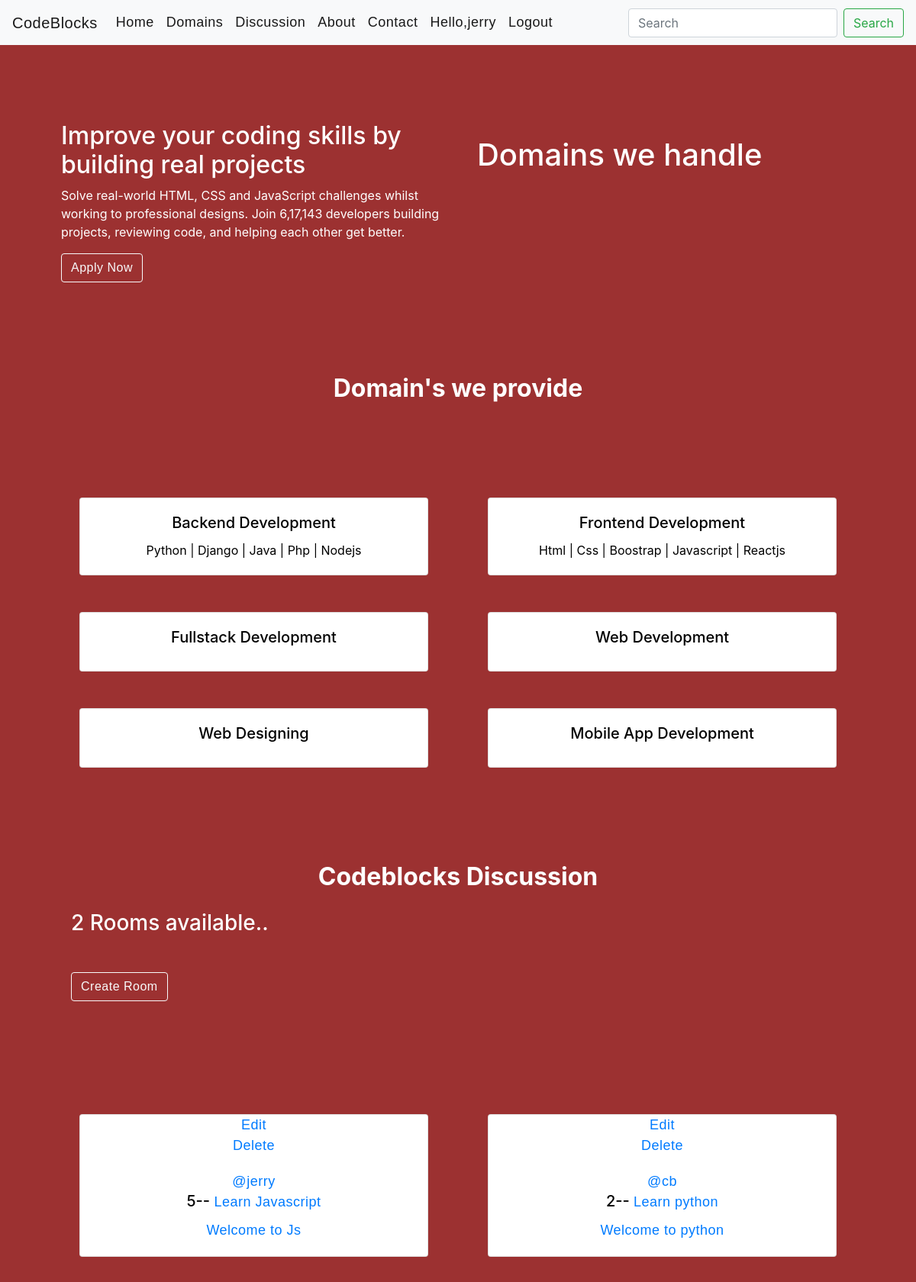
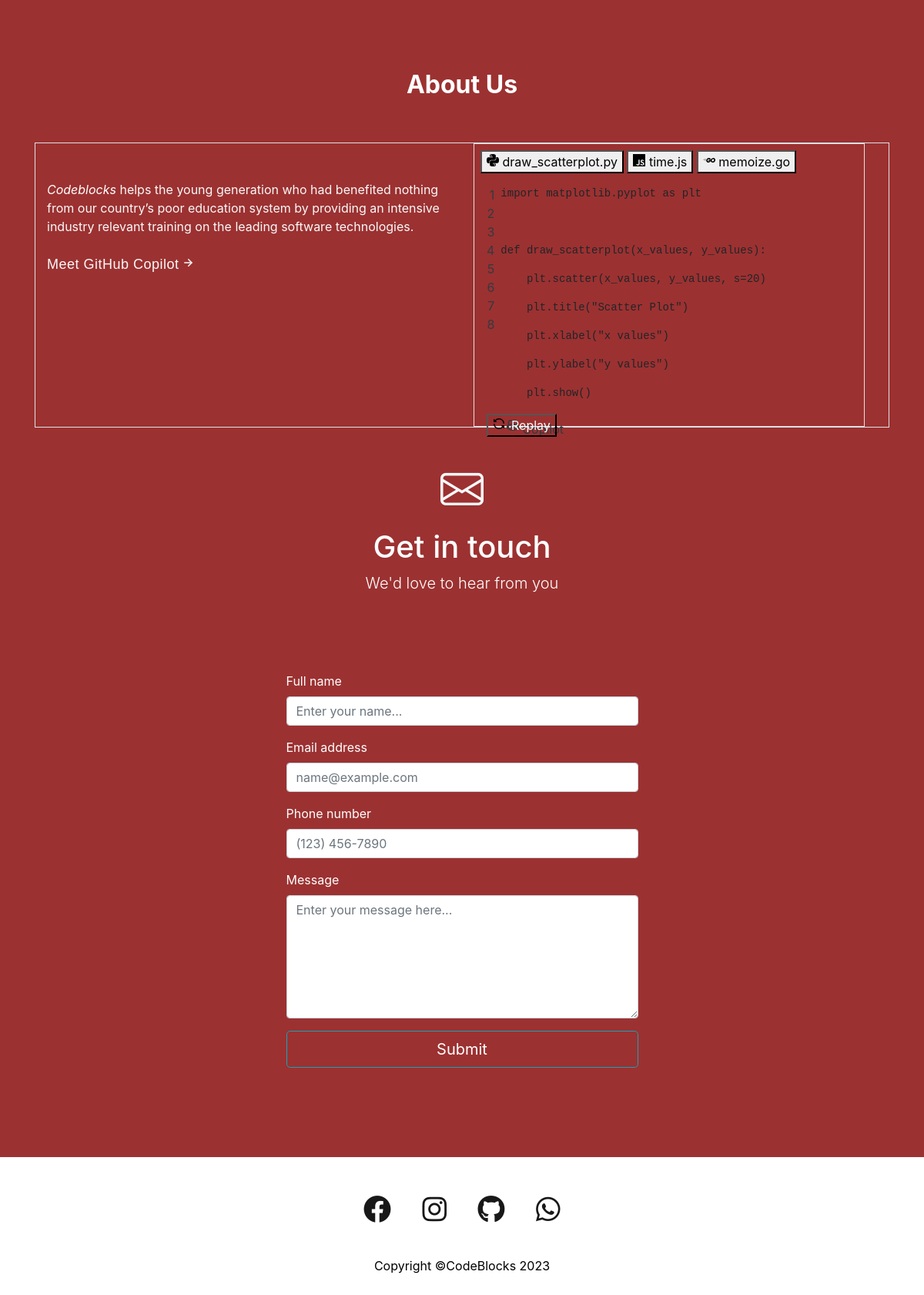
/ (signed in), run on the app's committed database (2 pictures, top to bottom).
### cbapp/models.py (models this page shows, shortened)
class Domain(models.Model):
    d_name = models.CharField(max_length=200)
    d_desc = models.TextField(null=True,blank=True)

class Room(models.Model):
    host = models.ForeignKey(User,on_delete=models.SET_NULL,null=True)
    topic = models.ForeignKey(Topic,on_delete=models.SET_NULL,null=True)
    name = models.CharField(max_length=200)
    desc = models.TextField(null=True , blank=True)
    participants = models.ManyToManyField(User,related_name='participants', blank=True)
    updated = models.DateTimeField(auto_now=True)
    created = models.DateTimeField(auto_now_add=True)
    class Meta:
        ordering=['-updated' , '-created']

### cbapp/views.py (the view)
# urls.py: path('',views.home,name='home'),
def home(request):
    domain = Domain.objects.all()
    rooms=Room.objects.all()
    topics=Topic.objects.all()
    room_count = rooms.count()
    context={'rooms':rooms,'topics':topics,'room_count':room_count,'domain':domain}
    return render(request,"cbapp/home.html",context)

### cbapp/templates/cbapp/home.html (shortened to what this page needs)
{% extends 'base.html' %}
{% block content %}
<div class="container">
    <div class="row" id="home-link">
        <div class="col-md-6">
            <h2>Improve your coding skills by building real projects</h2>
            <div>
                <p>Solve real-world HTML, CSS and JavaScript challenges whilst working to professional designs. Join 6,17,143 developers building projects, reviewing code, and helping each other get better.</p>
                <a id="apply-btn"  class="btn btn-outline-light" href="">Apply Now</a>
            </div>
        </div>
        <div class="col-md-6">
            <div class="domain-handle">
                <h1>Domains we handle</h1>
            </div>
        </div>
    </div>
</div>
<section>
    <div class="container" id="domains">
        <h2 class="text-center" style="margin-top:100px;"><strong>Domain's we provide</strong></h2>
        <div id="domaintext-color" class="row">
            {% for d in domain %}
            <div class="col-md-6">
                <div class="card text-center m-4">
                    <div class="card-body ">
                      <h5 class="card-title">{{d.d_name}}</h5>
                      <p class="card-text">{{d.d_desc}}</p>
                    </div>
                </div>
            </div>
            {% endfor %}
        </div>
</div>
<section class="discussion-section">
            <div class="container" id="discussion">
                <h2 class="text-center" style="margin-top:100px;"><strong>Codeblocks Discussion</strong></h2>
                <h3 class="rooms-available mx-5 my-4">{{room_count}} Rooms available..</h3>
                <h3><a class="btn btn-outline-light mx-5 my-4 mr-sm-6" href="{% url 'create-room' %}">Create Room</a></h3>
                <div id="domaintext-color" class="row">
                    {% for r in rooms  %}
                    <div class="col-md-6">
                        <div class="card text-center m-4">
                            <a  href="{% url 'update-room' r.id %}">Edit</a>
                            <a href="{% url 'delete-room' r.id %}">Delete</a>
                            <div class="card-body ">
                                <a href="">@{{r.host.username}}</a>
                              <h5 class="card-title">{{r.id}}-- <a href="{% url 'room' r.id%}">{{r.name}}</h5></a>
                              <a href=""><p class="card-text">{{r.desc}}</p></a>
                            </div>
                        </div>
                    </div>
                    {% endfor %}
                </div>
        </div>
</section>
<section>
    <div class="container" id="about">
        <h2 class="text-center" style="margin-top:100px;"><strong>About Us</strong></h2><br><br>
    <div class="position-relative z-1 text-dark ">
        <card-skew class="overflow-hidden rounded-3 mb-3 mb-md-5">
      <div class="feature-card-mktg d-md-flex rounded-3  border position-relative flex-justify-between z-1 height-full flex-row" data-target="card-skew.bounding">
        <div class="d-md-flex text-light flex-column flex-1 mt-5 p-sm-6 py-lg-8 pl-lg-8 pr-lg-12 col-md-6 flex-justify-between">
                <p class="f2-mktg text-medium color-fg-dark mb-4"><em class="text-white">Codeblocks</em> helps the young generation who had benefited nothing from our country’s poor education system by providing an intensive industry relevant training on the leading software technologies.</p>
                <div>  <a class="link-mktg text-semibold color-fg-default text-light py-1 f3-mktg" href="/features/copilot" data-analytics-event="{&quot;category&quot;:&quot;Meet GitHub Copilot&quot;,&quot;action&quot;:&quot;click to Meet GitHub Copilot&quot;,&quot;label&quot;:&quot;ref_cta:Meet GitHub Copilot;&quot;}">
            Meet GitHub Copilot
                    </a></div>
        </div>
        <div class="overflow-hidden col-md-6 rounded-right-3">
        <div class="color-bg-subtle rounded-3 border text-left mb-8 ml-3 ml-sm-6 ml-md-0 mt-md-6 mr-3 mr-sm-6 box-shadow-card-mktg">
    <tab-container>
      <div class="tabnav pt-2 px-2 mb-0">
        <nav class="tabnav-tabs" aria-label="Code editor files" role="tablist">
            <button name="button" type="button" role="tab" id="draw_scatterplot-py" aria-selected="true" class="tabnav-tab" tabindex="0">
              <span>draw_scatterplot.py</span>
  </button>          <button name="button" type="button" role="tab" id="time-js" aria-selected="false" class="tabnav-tab" tabindex="0">
              <span>time.js</span>
  </button>          <button name="button" type="button" role="tab" id="memoize-go" aria-selected="false" class="tabnav-tab" tabindex="0">
              <span>memoize.go</span>
  </button>      </nav>
      </div>
        <div role="tabpanel" aria-labelledby="draw_scatterplot-py" class="code-editor-component position-relative text-mono color-bg-default rounded-bottom-3 f4 p-3 js-type-in">
          <div class="d-flex ">
    <div class="color-fg-subtle text-right user-select-none" style="">
          <div class="pr-2">1</div>
          <div class="pr-2">2</div>
          <div class="pr-2">3</div>
          <div class="pr-2">4</div>
          <div class="pr-2">5</div>
          <div class="pr-2">6</div>
          <div class="pr-2">7</div>
          <div class="pr-2">8</div>
    </div>
    <div class="flex-1 overflow-x-auto" tabindex="0">
          <pre class="f4"><span class="code-editor-line-mktg d-inline-block"><span class=pl-k>import</span> <span class=pl-s1>matplotlib</span>.<span class=pl-s1>pyplot</span> <span class=pl-k>as</span> <span class=pl-s1>plt</span></span></pre>
          <pre class="f4"></pre>
          <pre class="f4"><span class="code-editor-line-mktg d-inline-block js-type-letters"><span class=pl-k>def</span> <span class=pl-en>draw_scatterplot</span>(<span class=pl-s1>x_values</span>, <span class=pl-s1>y_values</span>):</span></pre>
          <pre class="f4"><span class="code-editor-line-mktg d-inline-block js-type-row code-editor-line-suggested-mktg color-bg-accent" data-type-row-delay="0">    <span class=pl-s1>plt</span>.<span class=pl-en>scatter</span>(<span class=pl-s1>x_values</span>, <span class=pl-s1>y_values</span>, <span class=pl-s1>s</span><span class=pl-c1>=</span><span class=pl-c1>20</span>)</span></pre>
          <pre class="f4"><span class="code-editor-line-mktg d-inline-block js-type-row code-editor-line-suggested-mktg color-bg-accent" data-type-row-delay="0">    <span class=pl-s1>plt</span>.<span class=pl-en>title</span>(<span class=pl-s>&quot;Scatter Plot&quot;</span>)</span></pre>
          <pre class="f4"><span class="code-editor-line-mktg d-inline-block js-type-row code-editor-line-suggested-mktg color-bg-accent" data-type-row-delay="0">    <span class=pl-s1>plt</span>.<span class=pl-en>xlabel</span>(<span class=pl-s>&quot;x values&quot;</span>)</span></pre>
          <pre class="f4"><span class="code-editor-line-mktg d-inline-block js-type-row code-editor-line-suggested-mktg color-bg-accent" data-type-row-delay="0">    <span class=pl-s1>plt</span>.<span class=pl-en>ylabel</span>(<span class=pl-s>&quot;y values&quot;</span>)</span></pre>
          <pre class="f4"><span class="code-editor-line-mktg d-inline-block js-type-row code-editor-line-suggested-mktg color-bg-accent" data-type-row-delay="0">    <span class=pl-s1>plt</span>.<span class=pl-en>show</span>()</span></pre>
        <div class="copilot-marker position-absolute color-fg-on-emphasis rounded color-bg-accent-emphasis text-bold d-flex flex-items-center js-type-row p-2 f5" style="">
          Copilot
        </div>
    </div>
  </div>
    <div class="position-absolute width-full z-1 text-center bottom-0 left-0 mb-n6 f5-mktg js-type-row">
        <button type="button" data-view-component="true" class="js-type-restart btn-link color-fg-default text-light no-underline">    Replay
  </button>  </div>
  </div>        </tab-container>
  </div>
  </div>
  </div>  </card-skew>
    </div>
    </div>
</section>
<section>
    <div class="container" id="contact">
        <div class="rounded-3 py-5 px-4 px-md-5 mb-5" >
            <div class="text-center mb-5">
                <div class="feature bg-gradient text-white rounded-3 mb-3"><i class="bi bi-envelope display-4 text-light" ></i></div>
                <h1 class="fw-bolder">Get in touch</h1>
                <p class="lead fw-normal text-white mb-0">We'd love to hear from you</p>
            </div>
            <div class="row justify-content-center">
                <div class="col-lg-8 col-xl-6">
                    <form id="contactForm" data-sb-form-api-token="API_TOKEN">
                        <div class="form-floating mb-3">
                            <label for="name">Full name</label>
                            <input class="form-control" id="name" type="text" placeholder="Enter your name..." data-sb-validations="required" />
                        </div>
                        <div class="form-floating mb-3">
                            <label for="email">Email address</label>
                            <input class="form-control" id="email" type="email" placeholder="name@example.com" data-sb-validations="required,email" />
                        </div>
                        <div class="form-floating mb-3">
                            <label for="phone">Phone number</label>
                            <input class="form-control" id="phone" type="tel" placeholder="(123) 456-7890" data-sb-validations="required" />
                        </div>
                        <div class="form-floating mb-3">
                            <label for="message">Message</label>
                            <textarea class="form-control" id="message" type="text" placeholder="Enter your message here..." style="height: 10rem" data-sb-validations="required"></textarea>
                        </div>
                        <div class="d-grid"><button class="btn btn-outline-info btn-lg text-white btn-block" id="submitButton" type="submit">Submit</button></div>
                    </form>
                </div>
            </div>
        </div>
    </div>
</section>
{% endblock %}

### templates/navbar.html (shortened to what this page needs)
 <nav class="navbar navbar-expand-lg navbar-light bg-light">
    <a class="navbar-brand" href="{% url 'home' %}" class="logo">CodeBlocks</a>
    <div class="collapse navbar-collapse" id="navbarSupportedContent">
      <ul class="navbar-nav mr-auto">
        <li class="nav-item active">
          <a id="nav-link" class="nav-link" href="{% url 'home' %}">Home <span class="sr-only">(current)</span></a>
        </li>
        <li class="nav-item active">
          <a id="nav-link" class="nav-link" href="#domains">Domains <span class="sr-only">(current)</span></a>
        </li>
        <li class="nav-item active">
          <a id="nav-link" class="nav-link" href="#discussion">Discussion<span class="sr-only">(current)</span></a>
        </li>
        <li class="nav-item active">
          <a id="nav-link" class="nav-link" href="#about">About</a>
        </li>
        <li class="nav-item active">
          <a id="nav-link" class="nav-link" href="#contact">Contact</a>
        </li>
        {% if user.is_authenticated %}
        <li class="nav-item active ">
          <a id="nav-link" class="nav-link" href="">Hello,{{user.username}}</a>
        </li>
        <li class="nav-item active">
          <a id="nav-link" class="nav-link" href="{% url 'logout' %}">Logout</a>
        </li>
        {% endif %}
      </ul>
      <form class="form-inline my-2 my-lg-0">
         <input class="form-control mr-sm-2" type="search" placeholder="Search" aria-label="Search">
        <button class="btn btn-outline-success my-2 my-sm-0" type="submit">Search</button>
      </form>
    </div>
  </nav>

### static/css/home.css (style rules this page uses)
#body-bg { background-color: rgb(156, 49, 49); color: white; }
html { height: 100%; }
body { min-height: 100%; display: flex; flex-direction: column; }
.row { margin:20px; margin-top: 100px; }
#domaintext-color { color: black; }
.card { transition: 1s; }
.domain-handle { margin-left: 10px; margin-top: 20px; }
a { position: relative; font-family:'Poppins',sans-serif; font-size: 18px; letter-spacing: 0.5px; }
#nav-link:after { content: ""; position: absolute; background-color: rgb(13, 13, 14); height: 3px; width: 100; left: 0; bottom: 5px; transition: 0.3s; }

### data on the page
Domain: d_name "Backend Development", d_desc "Python | Django | Java | Php | Nodejs"
Domain: d_name "Frontend Development", d_desc "Html | Css | Boostrap | Javascript | Reactjs"
Domain: d_name "Fullstack Development"
Domain: d_name "Web Development"
Domain: d_name "Web Designing"
Domain: d_name "Mobile App Development"
Room: host.username "jerry", id "5", name "Learn Javascript", desc "Welcome to Js"
Room: host.username "cb", id "2", name "Learn python", desc "Welcome to python"

### other printed values
{{ user.username }} "jerry"
{{ room_count }} "2"
